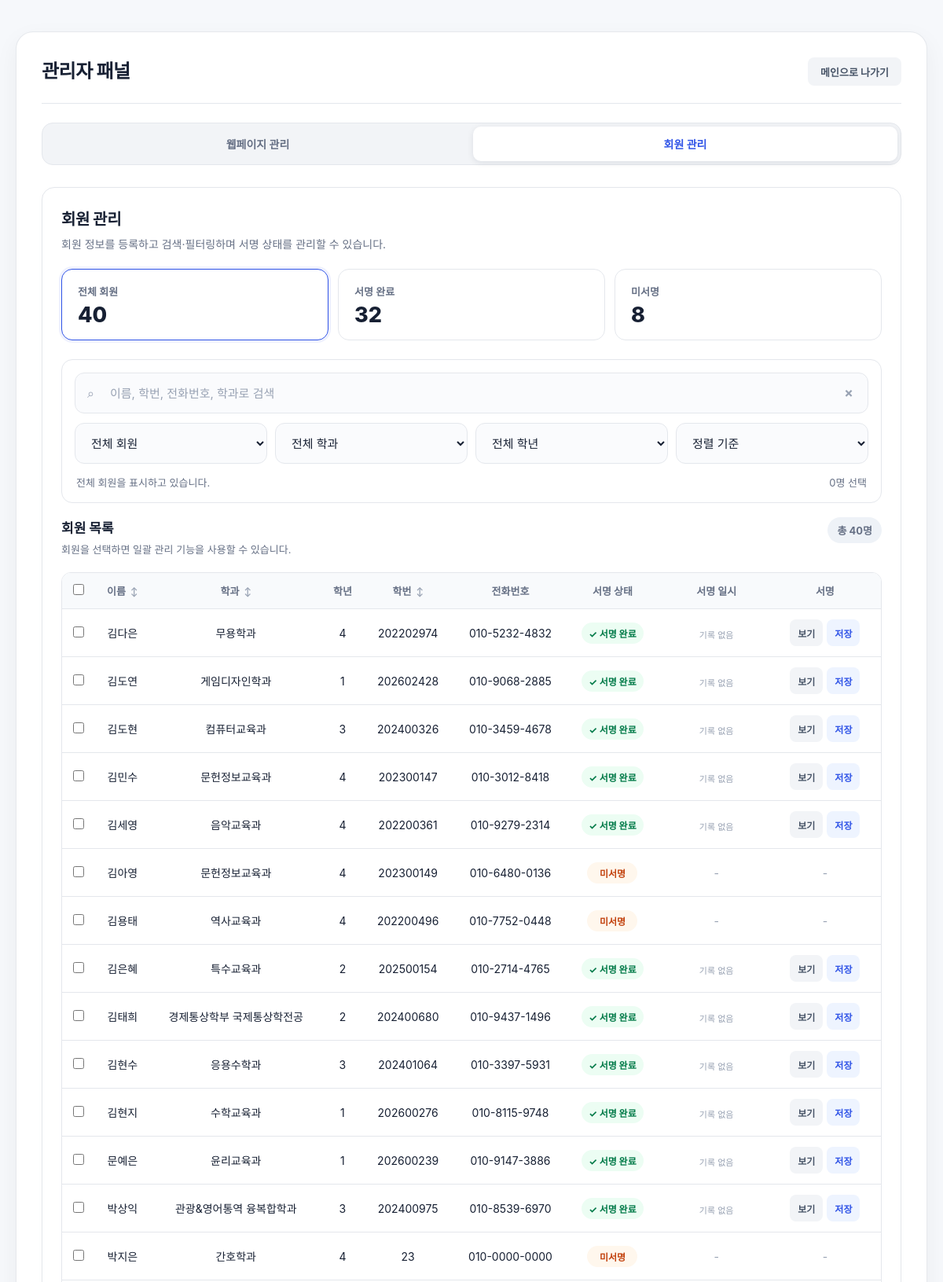
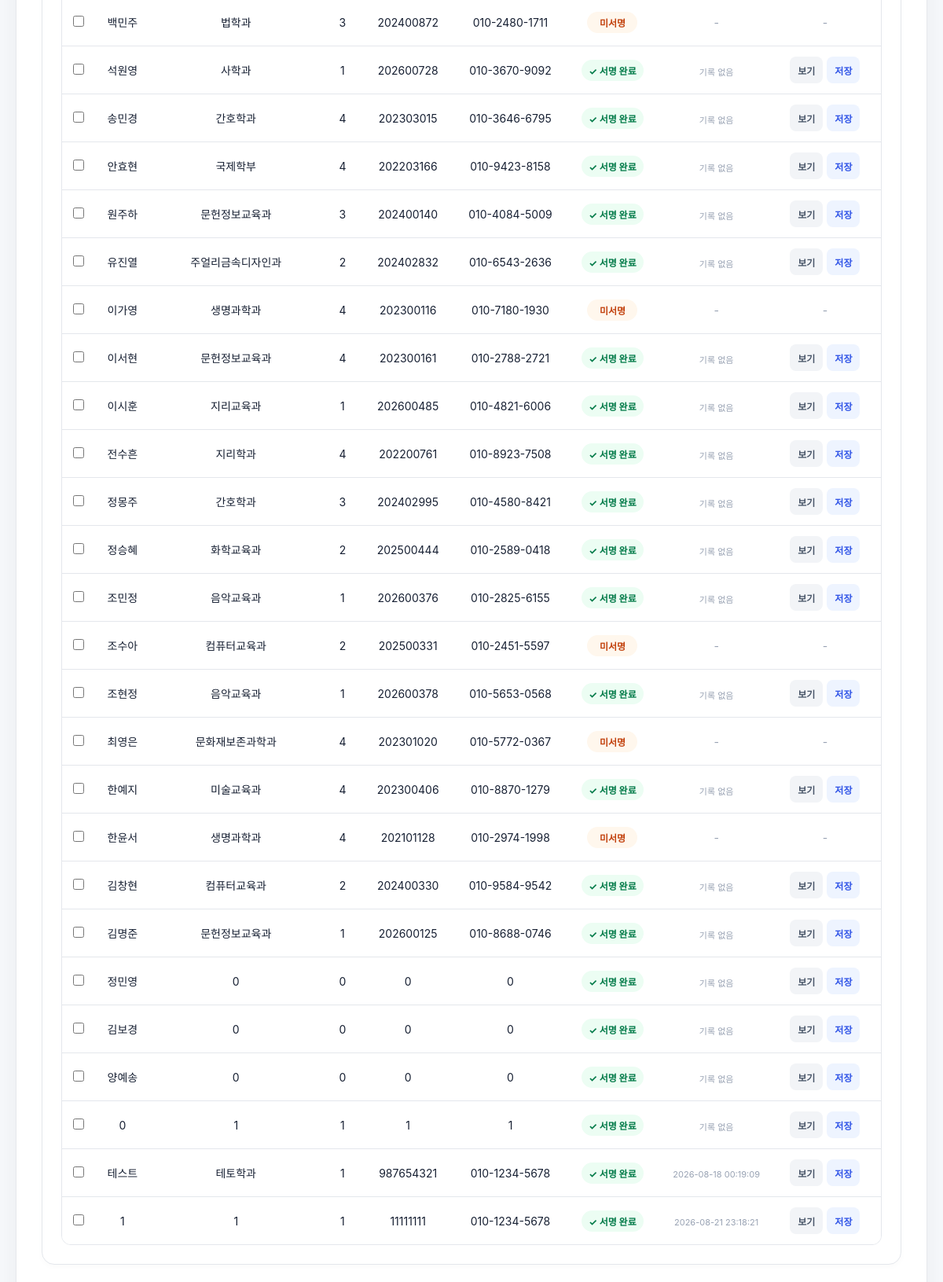
The page /admin_members (signed in, upper part) on the database its author committed (2 pictures, top to bottom).
### tables this page shows
CREATE TABLE users (
    id INTEGER PRIMARY KEY AUTOINCREMENT,
    name TEXT NOT NULL,
    department TEXT,
    grade TEXT,
    student_id TEXT,
    phone TEXT,
    phone_last4 TEXT NOT NULL,
    has_signed INTEGER DEFAULT 0
, signed_at DATETIME);

### app.py (the view)
@app.route("/admin_members")
@admin_required
def admin_members():
    conn = sqlite3.connect(BASE_DIR / "users.db")
    c = conn.cursor()
    c.execute("SELECT * FROM users")
    users = c.fetchall()
    conn.close()
    return render_template("admin_members.html", users=users)

### app.py (called while the page is built)
def load_config():
    try:
        with open(CONFIG_FILE, "r", encoding="utf-8") as f:
            return json.load(f)
    except (FileNotFoundError, json.JSONDecodeError):
        return {
            "organization_name": "뉴맨",
            "academic_year": "2026",
            "semester": "2학기",
            "main_title": "동아리 재등록 시스템",
            "help_title": "인증이 어려우신가요?",
            "help_message": "회장에게 문의해 주세요.",
            "completion_title": "회원 명부에 서명되었습니다!",
            "completion_message": "서명해 주셔서 감사합니다 😊",
            "slogan": "언제나 당신의 곁에서, NEWMAN",
            "logo": "newman_logo.jpg",
            "copyright": "All rights reserved."
        }

@app.context_processor
def inject_site_config():
    return {"site": load_config()}

def admin_required(view_func):
    @wraps(view_func)
    def wrapped_view(*args, **kwargs):
        if session.get("admin") is not True:
            session.pop("admin", None)
            return redirect("/admin")
        return view_func(*args, **kwargs)
    return wrapped_view

### templates/admin_members.html (shortened to what this page needs)
<!DOCTYPE html>
<html lang="ko">
<head>
    <link rel="stylesheet" href="/static/style.css">
</head>
<body class="admin-body">
<div class="admin-container">
    <div class="admin-header">
        <h2>관리자 패널</h2>
        <a href="/" style="width: auto;">
            <button type="button" class="btn-secondary btn-sm">메인으로 나가기</button>
        </a>
    </div>
    <nav class="admin-nav" aria-label="관리자 메뉴">
        <a href="/admin_panel" class="admin-nav-item">웹페이지 관리</a>
        <a href="/admin_members" class="admin-nav-item active">회원 관리</a>
    </nav>
    <div class="section-box">
        <div class="section-heading">
            <h3>회원 관리</h3>
            <p>회원 정보를 등록하고 검색·필터링하며 서명 상태를 관리할 수 있습니다.</p>
        </div>
        <div class="stats-grid">
            <div class="stat-card active" id="stat_all" onclick="setStatusFilter('all')">
                <span class="stat-label">전체 회원</span>
                <strong class="stat-value" id="stat_total">0</strong>
            </div>
            <div class="stat-card" id="stat_signed" onclick="setStatusFilter('signed')">
                <span class="stat-label">서명 완료</span>
                <strong class="stat-value" id="stat_signed_value">0</strong>
            </div>
            <div class="stat-card" id="stat_pending" onclick="setStatusFilter('pending')">
                <span class="stat-label">미서명</span>
                <strong class="stat-value" id="stat_pending_value">0</strong>
            </div>
        </div>
        <div class="toolbar">
            <div class="search-row">
                <div class="search-box">
                    <span>⌕</span>
                    <input type="search" id="member_search" placeholder="이름, 학번, 전화번호, 학과로 검색" autocomplete="off">
                    <button type="button" class="clear-search" id="clear_search" onclick="clearSearch()" aria-label="검색어 지우기">×</button>
                </div>
            </div>
            <div class="filter-row">
                <select id="status_filter" onchange="applyFilters()">
                    <option value="all">전체 회원</option>
                </select>
                <select id="department_filter" onchange="applyFilters()">
                    <option value="all">전체 학과</option>
                </select>
                <select id="grade_filter" onchange="applyFilters()">
                    <option value="all">전체 학년</option>
                </select>
                <select id="sort_filter" onchange="sortMembers()">
                    <option value="default">정렬 기준</option>
                </select>
            </div>
            <div class="result-info">
                <span id="result_text">전체 회원을 표시하고 있습니다.</span>
                <span id="selection_text">0명 선택</span>
            </div>
        </div>
        <div class="member-list-header">
            <div>
                <h4 style="font-size:17px;color:var(--admin-text);margin:0 0 6px;">회원 목록</h4>
                <p style="margin:0;color:var(--admin-muted);font-size:13px;">회원을 선택하면 일괄 관리 기능을 사용할 수 있습니다.</p>
            </div>
            <div class="member-count">총 <span id="visible_count">0</span>명</div>
        </div>
        <div class="member-table-wrap">
            <table class="member-table" id="member_table">
                <thead>
                    <tr>
                        <th><input type="checkbox" id="header_select_all" onchange="toggleSelectAll(this)"></th>
                        <th class="sortable" onclick="setSort('name')">이름 <span class="sort-icon" id="sort_name">↕</span></th>
                        <th class="sortable" onclick="setSort('department')">학과 <span class="sort-icon" id="sort_department">↕</span></th>
                        <th>학년</th>
                        <th class="sortable" onclick="setSort('student')">학번 <span class="sort-icon" id="sort_student">↕</span></th>
                        <th>전화번호</th>
                        <th>서명 상태</th>
                        <th>서명 일시</th>
                        <th>서명</th>
                        <th>관리</th>
                    </tr>
                </thead>
                <tbody id="member_tbody">
                {% for user in users %}
                    <tr class="member-row" data-id="{{ user[0] }}" data-name="{{ user[1]|lower }}" data-department="{{ user[2]|lower }}" data-grade="{{ user[3] }}" data-student="{{ user[4] }}" data-phone="{{ user[5] }}" data-signed="{{ 'signed' if user[7] == 1 else 'pending' }}" data-display-name="{{ user[1] }}" data-signature-url="{{ '/download/' ~ user[1] ~ '.png' }}">
                        <td><input type="checkbox" class="member-checkbox" value="{{ user[0] }}" onchange="updateSelection()"></td>
                        <td>{{ user[1] }}</td>
                        <td>{{ user[2] }}</td>
                        <td>{{ user[3] }}</td>
                        <td>{{ user[4] }}</td>
                        <td>{{ user[5] }}</td>
                        <td>
                            {% if user[7] == 1 %}
                                <span class="member-status signed">✓ 서명 완료</span>
                            {% else %}
                                <span class="member-status pending">미서명</span>
                            {% endif %}
                        </td>
                        <td>
                            {% if user[7] == 1 %}
                                {% if user|length > 8 and user[8] %}
                                    <span class="signed-at">{{ user[8] }}</span>
                                {% else %}
                                    <span class="signed-at">기록 없음</span>
                                {% endif %}
                            {% else %}
                                <span style="color:#98A2B3;">-</span>
                            {% endif %}
                        </td>
                        <td>
                            {% if user[7] == 1 %}
                                <div class="member-table-actions">
                                    <button type="button" class="signature-view" onclick="openSignatureModal('{{ user[1]|e }}', '{{ ('/download/' ~ user[1] ~ '.png')|e }}', '{% if user|length > 8 and user[8] %}{{ user[8]|e }}{% else %}기록 없음{% endif %}')">보기</button>
                                    <a href="/download/{{ user[1] }}.png" class="member-download" download>저장</a>
                                </div>
                            {% else %}
                                <span style="color:#98A2B3;">-</span>
                            {% endif %}
                        </td>
                        <td>
                        </td>
                    </tr>
                {% endfor %}
                </tbody>
            </table>
        </div>
    </div>
</div>
</body>
</html>

### rows shown on the page
users: name "김다은", department "무용학과", grade "4", student "202202974", phone "010-5232-4832", has_signed "✓ 서명 완료"
users: name "김도연", department "게임디자인학과", grade "1", student "202602428", phone "010-9068-2885", has_signed "✓ 서명 완료"
users: name "김도현", department "컴퓨터교육과", grade "3", student "202400326", phone "010-3459-4678", has_signed "✓ 서명 완료"
users: name "김민수", department "문헌정보교육과", grade "4", student "202300147", phone "010-3012-8418", has_signed "✓ 서명 완료"
users: name "김세영", department "음악교육과", grade "4", student "202200361", phone "010-9279-2314", has_signed "✓ 서명 완료"
users: name "김아영", department "문헌정보교육과", grade "4", student "202300149", phone "010-6480-0136", has_signed "미서명"
users: name "김용태", department "역사교육과", grade "4", student "202200496", phone "010-7752-0448", has_signed "미서명"
users: name "김은혜", department "특수교육과", grade "2", student "202500154", phone "010-2714-4765", has_signed "✓ 서명 완료"
users: name "김태희", department "경제통상학부 국제통상학전공", grade "2", student "202400680", phone "010-9437-1496", has_signed "✓ 서명 완료"
users: name "김현수", department "응용수학과", grade "3", student "202401064", phone "010-3397-5931", has_signed "✓ 서명 완료"
users: name "김현지", department "수학교육과", grade "1", student "202600276", phone "010-8115-9748", has_signed "✓ 서명 완료"
users: name "문예은", department "윤리교육과", grade "1", student "202600239", phone "010-9147-3886", has_signed "✓ 서명 완료"
users: name "박상익", department "관광&영어통역 융복합학과", grade "3", student "202400975", phone "010-8539-6970", has_signed "✓ 서명 완료"
users: name "박지은", department "간호학과", grade "4", student "23", phone "010-0000-0000", has_signed "미서명"
users: name "백민주", department "법학과", grade "3", student "202400872", phone "010-2480-1711", has_signed "미서명"
users: name "석원영", department "사학과", grade "1", student "202600728", phone "010-3670-9092", has_signed "✓ 서명 완료"
users: name "송민경", department "간호학과", grade "4", student "202303015", phone "010-3646-6795", has_signed "✓ 서명 완료"
users: name "안효현", department "국제학부", grade "4", student "202203166", phone "010-9423-8158", has_signed "✓ 서명 완료"
users: name "원주하", department "문헌정보교육과", grade "3", student "202400140", phone "010-4084-5009", has_signed "✓ 서명 완료"
users: name "유진열", department "주얼리금속디자인과", grade "2", student "202402832", phone "010-6543-2636", has_signed "✓ 서명 완료"
users: name "이가영", department "생명과학과", grade "4", student "202300116", phone "010-7180-1930", has_signed "미서명"
users: name "이서현", department "문헌정보교육과", grade "4", student "202300161", phone "010-2788-2721", has_signed "✓ 서명 완료"
users: name "이시훈", department "지리교육과", grade "1", student "202600485", phone "010-4821-6006", has_signed "✓ 서명 완료"
users: name "전수흔", department "지리학과", grade "4", student "202200761", phone "010-8923-7508", has_signed "✓ 서명 완료"
users: name "정몽주", department "간호학과", grade "3", student "202402995", phone "010-4580-8421", has_signed "✓ 서명 완료"
users: name "정승혜", department "화학교육과", grade "2", student "202500444", phone "010-2589-0418", has_signed "✓ 서명 완료"
users: name "조민정", department "음악교육과", grade "1", student "202600376", phone "010-2825-6155", has_signed "✓ 서명 완료"
users: name "조수아", department "컴퓨터교육과", grade "2", student "202500331", phone "010-2451-5597", has_signed "미서명"
users: name "조현정", department "음악교육과", grade "1", student "202600378", phone "010-5653-0568", has_signed "✓ 서명 완료"
users: name "최영은", department "문화재보존과학과", grade "4", student "202301020", phone "010-5772-0367", has_signed "미서명"
users: name "한예지", department "미술교육과", grade "4", student "202300406", phone "010-8870-1279", has_signed "✓ 서명 완료"
users: name "한윤서", department "생명과학과", grade "4", student "202101128", phone "010-2974-1998", has_signed "미서명"
users: name "김창현", department "컴퓨터교육과", grade "2", student "202400330", phone "010-9584-9542", has_signed "✓ 서명 완료"
users: name "김명준", department "문헌정보교육과", grade "1", student "202600125", phone "010-8688-0746", has_signed "✓ 서명 완료"
users: name "정민영", department "0", grade "0", student "0", phone "0", has_signed "✓ 서명 완료"
users: name "김보경", department "0", grade "0", student "0", phone "0", has_signed "✓ 서명 완료"
users: name "양예송", department "0", grade "0", student "0", phone "0", has_signed "✓ 서명 완료"
users: name "0", department "1", grade "1", student "1", phone "1", has_signed "✓ 서명 완료"
users: name "테스트", department "테토학과", grade "1", student "987654321", phone "010-1234-5678", has_signed "✓ 서명 완료", signed_at "2026-08-18 00:19:09"
users: name "1", department "1", grade "1", student "11111111", phone "010-1234-5678", has_signed "✓ 서명 완료", signed_at "2026-08-21 23:18:21"
